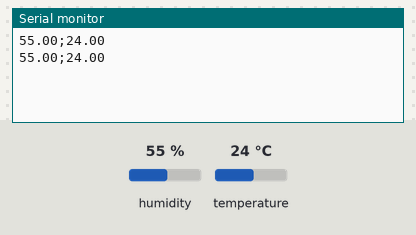
The sketch below on a simulated Arduino Uno, built with avr-gcc and run on an emulated ATmega328P. Shown: the last lines printed to the serial monitor. Inputs (shaded band) come from the test bench; at power-on: humidity 55 %, temperature 24 °C.

Above: at 4.8 s.
4.9 s: humidity set to 22 %
At 7.0 s:
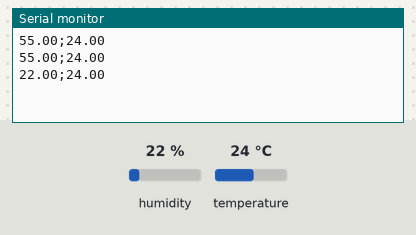
7.9 s: temperature set to 12 °C
At 9.4 s:
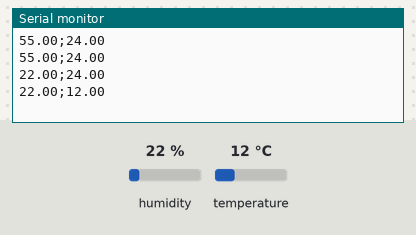
10.9 s: humidity set to 40 %
At 13.0 s:
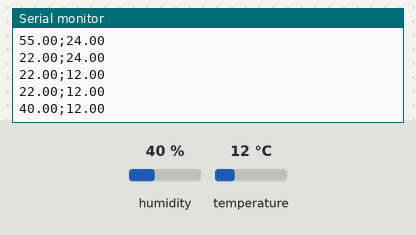
Timing chart, 0 to 14.5 s (numbered marks = the images above; inputs shaded):
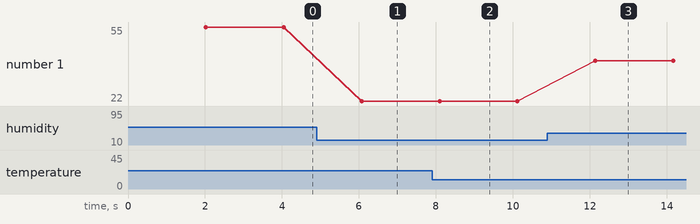

Measured:
- after the input at 4.9 s, the serial monitor: prints a new line after 1.2 s (image 1)
- after the input at 7.9 s, the serial monitor: prints a new line after 0.20 s (image 2)
- after the input at 10.9 s, the serial monitor: prints a new line after 1.2 s (image 3)
- plotted number 1: 55 → 22 after the input at 4.9 s, 22 → 40 after the input at 10.9 s

The sketch:

humedad_y_temperatura_dht11_2.ino
```cpp
#include <Adafruit_Sensor.h>
#include <DHT_U.h>
#define DHTPIN 2
#define DHTTYPE    DHT11     // DHT 11

DHT dht(DHTPIN, DHTTYPE);

void setup() {
  Serial.begin(9600);
  dht.begin();
}
void loop() {
  delay(2000);
  float h = dht.readHumidity();
  float t = dht.readTemperature();
  if (isnan(h) || isnan(t)) {
    Serial.println("Error en la lectura");
    return;
  }
  Serial.print(h);
  Serial.print(";");
  Serial.print(t);
  Serial.print('\n');
}
```
